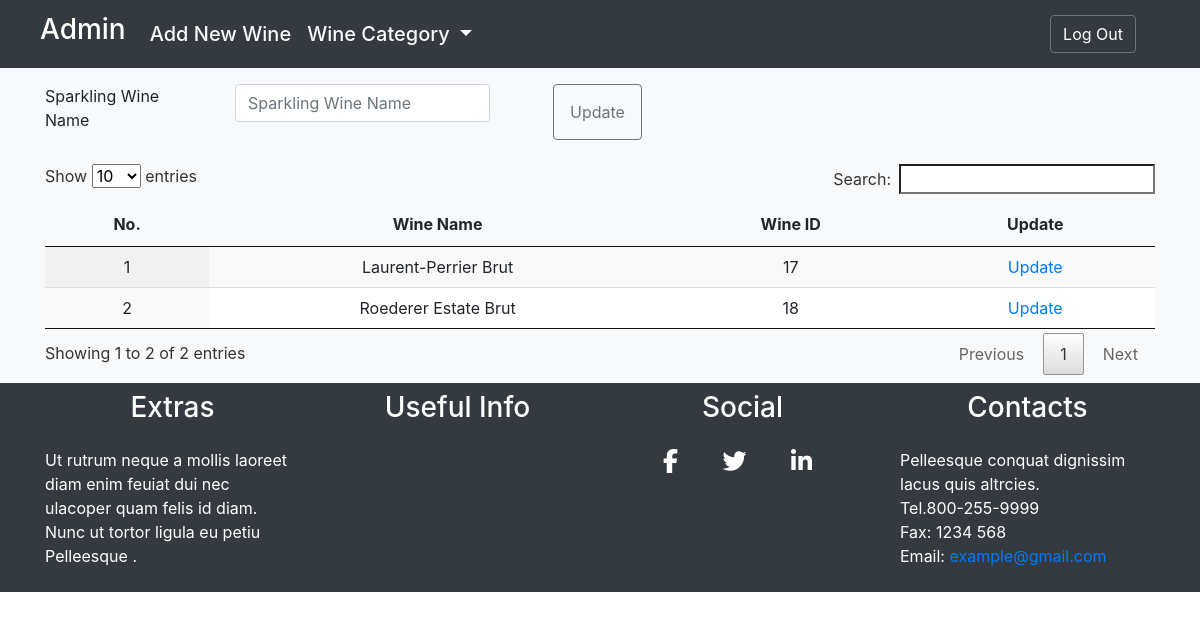
The page /view/sparklingwine_view.php (signed in) on the database its author committed.
### tables this page shows
CREATE TABLE `wine` (
  `id` int(11) NOT NULL,
  `name` varchar(100) DEFAULT NULL,
  `categoryid` int(11) DEFAULT NULL,
  `description` varchar(300) DEFAULT NULL,
  `image_url` varchar(200) DEFAULT NULL,
  `created_by` int(11) DEFAULT NULL,
  `updated_by` int(11) DEFAULT NULL,
  `created_at` date DEFAULT NULL,
  `updated_at` date DEFAULT NULL
);

### model/dbconnect.php (called while the page is built, shortened)
<?php
$db = "winestore";
?>

### controller/sparklingwine_controller.php (called while the page is built, shortened)
<?php
require_once '../model/sparklingwine_model.php';
class SparklingWineController
{
        function select($id)
        {
            $sparklingwine = new SparklingWine();
            $data = $sparklingwine->select($id);
            return $data;
        }
}
?>

### model/sparklingwine_model.php (called while the page is built, shortened)
<?php
class SparklingWine
{
    protected $conn;
    function __construct()
    {
        include __DIR__."/dbconnect.php";
		$this->conn = $conn;
    }
        function select($id)
        {
            if($id == null)
                return mysqli_query($this->conn,
                "SELECT wine.name,wine.id,category.category_id FROM `wine` INNER JOIN `category` WHERE wine.categoryid=5 and category.category_id=5");
            else
                return mysqli_query($this->conn,
                "SELECT *
                    FROM `wine` WHERE id=$id");
        }
}
?>

### view/sparklingwine_view.php (the view, shortened to what this page needs)
<?php
require_once 'header.php';
require_once 'admin_navbar.php';
require_once '../controller/sparklingwine_controller.php';
$sparklingwine = new SparklingWineController();
$wupdate = "Update";
$ud = "";
?>
<div class="container-fluid bg-light">
    <div class="container pt-3 align-center">
		<form class="form-group" role="form" action ="../controller/sparklingwine_controller.php" method="post">
            <div class="form-group row">
                <label for="wname" class="col-sm-2 col-control-label">Sparkling Wine Name</label>
                <div class="col-sm-3">
                    <input type="text" class="form-control" name="wname" placeholder="Sparkling Wine Name"
                    >
                    <?php
                        if($ud = "update")
                        {
                    ?>
                            <input type="hidden" name="id" value="<?= $id ?>">
                    <?php
                        }
                    ?>
                </div>
                <button class="btn btn-outline-secondary ml-5 mr-2 px-3" type="submit" name=<?= $ud ?>><?= $wupdate ?></button>
            </div>
		</form>
	</div>
    <div class="container py-2">
        <table id="example" class="display text-center">
            <thead>
                <tr>
                    <th>No.</th>
                    <th>Wine Name</th>
                    <th>Wine ID</th>
                    <th>Update</th>
                </tr>
            </thead>
            <tbody>
                <?php
                    $sql = $sparklingwine->select("");
                    $i = 1;
                    while($data = mysqli_fetch_array($sql))
                    {
                ?>
                        <tr>
                            <td><?= $i++ ?></td>
                            <td><?= $data['name'] ?></td>
                            <td><?= $data['id'] ?></td>
                            <td>
                                <a href="../view/sparklingwine_view.php?id=<?= $data['id'] ?>" >Update</a>
                            </td>
                        </tr>
                <?php
                    }
                ?>
            </tbody>
        </table>
    </div>
</div>
<?php
require_once 'footer.php';
?>

### rows shown on the page
wine: name "Laurent-Perrier Brut", id "17"
wine: name "Roederer Estate Brut", id "18"

### other values the page prints
$wupdate "Update"
